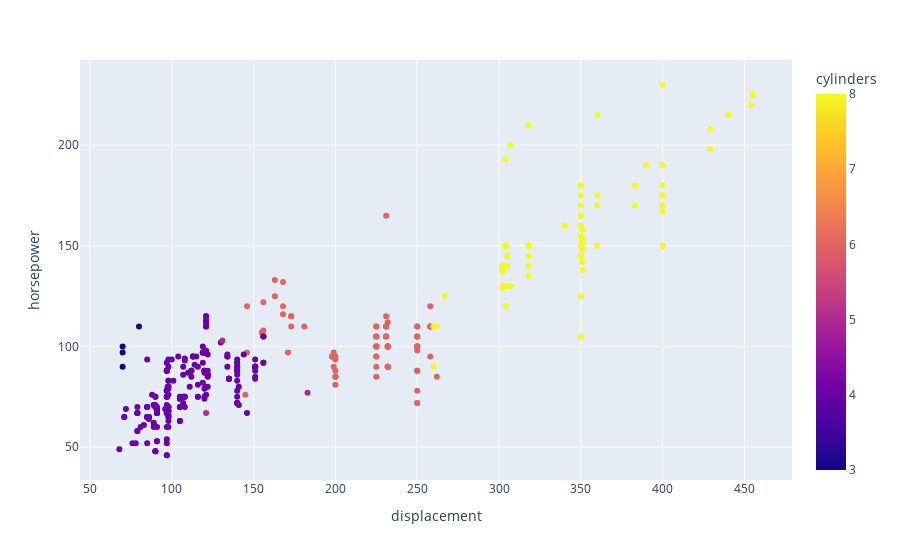

Write notebook code for a chart like this one.
### Markdown cell above
# Dealing with outliers

### Code cell
# displacement vs outlier plots 
x = df["displacement"]
y = df["horsepower"]

# plt.scatter(x,y)
# plt.show()

fig = px.scatter(df, x="displacement", y="horsepower", color="cylinders")

fig.show()

### Figure 1 — Plotly figure (JSON) as saved in the notebook; plotly's stock layout.template omitted (floating-point values rounded to 4 significant figures; data arrays with more than 128 entries replaced by an {"elided": "..."} marker saying what was removed)
{"data": [{"hovertemplate": "displacement=%{x}<br>horsepower=%{y}<br>cylinders=%{marker.color}<extra></extra>", "legendgroup": "", "marker": {"color": {"elided": "398 int values"}, "coloraxis": "coloraxis", "symbol": "circle"}, "mode": "markers", "name": "", "orientation": "v", "showlegend": false, "type": "scatter", "x": {"elided": "398 float values"}, "xaxis": "x", "y": {"elided": "398 float values"}, "yaxis": "y"}], "layout": {"coloraxis": {"colorbar": {"title": {"text": "cylinders"}}, "colorscale": [[0, "#0d0887"], [0.1111, "#46039f"], [0.2222, "#7201a8"], [0.3333, "#9c179e"], [0.4444, "#bd3786"], [0.5556, "#d8576b"], [0.6667, "#ed7953"], [0.7778, "#fb9f3a"], [0.8889, "#fdca26"], [1, "#f0f921"]]}, "legend": {"tracegroupgap": 0}, "margin": {"t": 60}, "xaxis": {"anchor": "y", "domain": [0, 1], "title": {"text": "displacement"}}, "yaxis": {"anchor": "x", "domain": [0, 1], "title": {"text": "horsepower"}}}}
